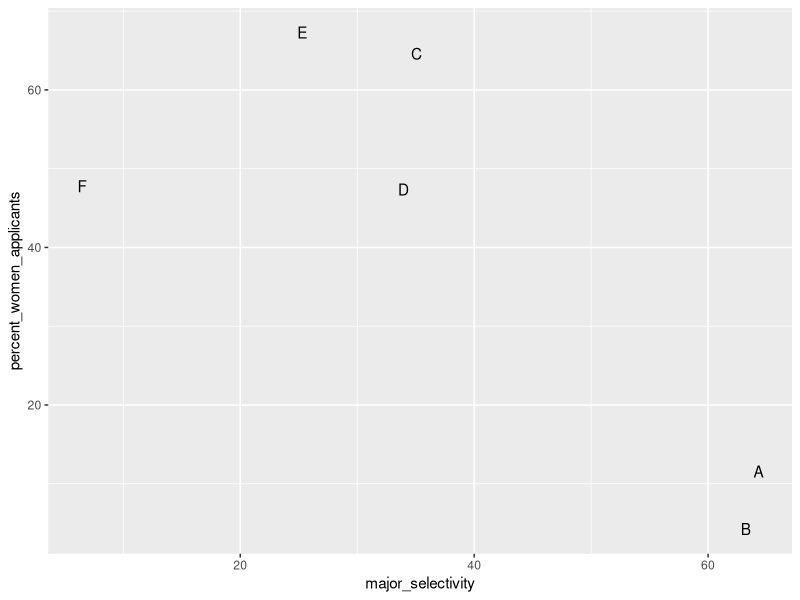
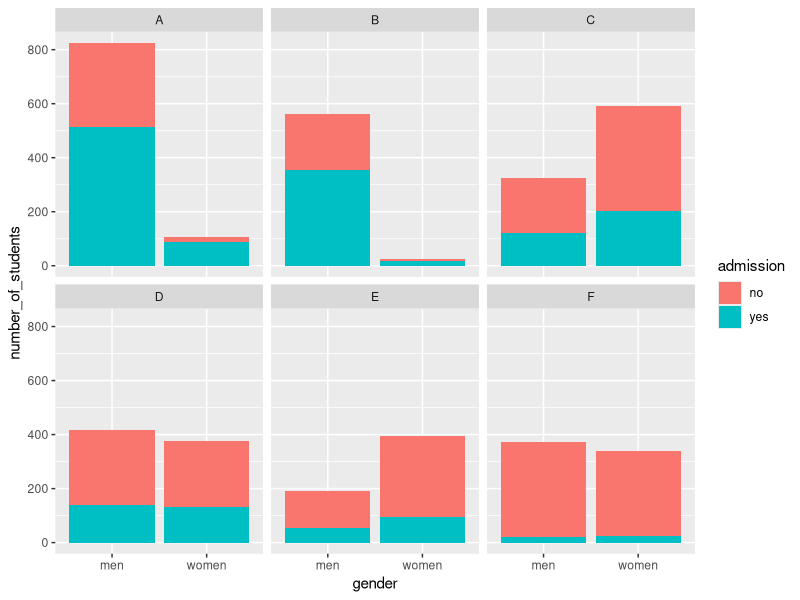
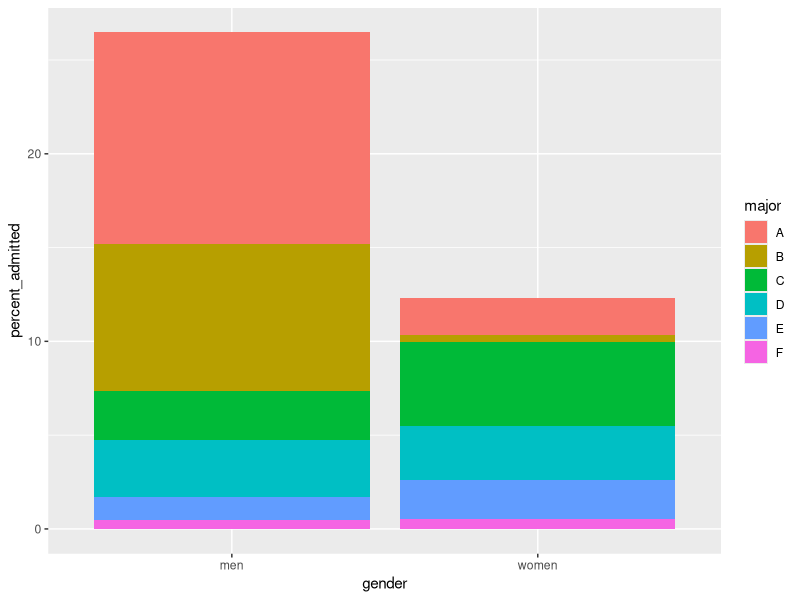
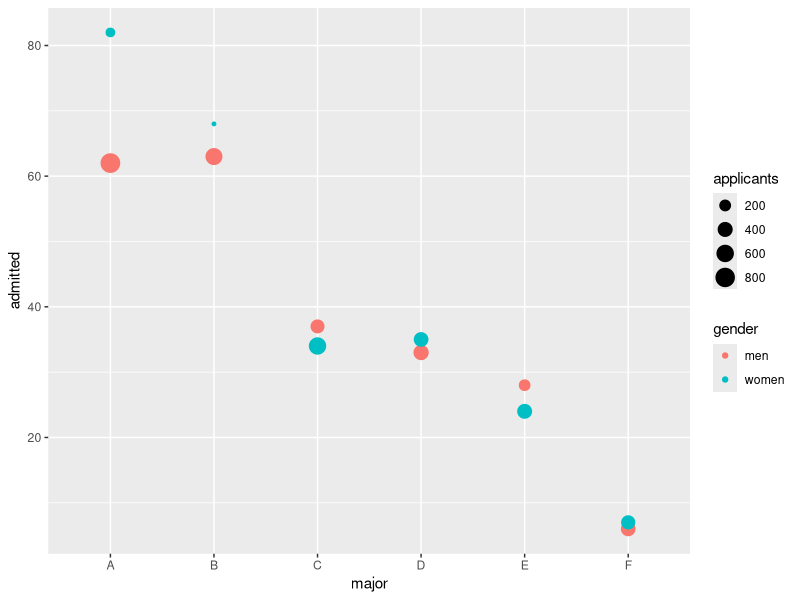

Recreate these plots in R, in order.
## ---- chunk 1
knitr::opts_chunk$set(echo = TRUE)
## ---- chunk 2
if(!require(tidyverse)) 
  install.packages("tidyverse", repos = "http://cran.us.r-project.org")
if(!require(dslabs)) 
  install.packages("dslabs", repos = "http://cran.us.r-project.org")
if(!require(broom)) 
  install.packages("broom", repos = "http://cran.us.r-project.org")
if(!require(knitr)) 
  install.packages("knitr", repos = "http://cran.us.r-project.org")
if(!require(rmarkdown)) 
  install.packages("rmarkdown", repos = "http://cran.us.r-project.org")
## ---- chunk 3
data(admissions)
## ---- chunk 4
admissions
## ---- chunk 5
unique((admissions$major))
## ---- chunk 6
totals <- admissions %>% group_by(gender) %>% 
  summarize(admitted=sum(admitted), applicants=sum(applicants))
totals %>% summarize(total_admitted=sum(admitted), 
                     total_applicants=sum(applicants))
## ---- chunk 7
admissions %>% group_by(gender) %>% 
  summarize(admitted=sum(admitted), applicants=sum(applicants))
## ---- chunk 8
admissions %>% group_by(gender) %>% 
  summarize(percentage = 
              round(sum(admitted*applicants)/sum(applicants),1))
## ---- chunk 9
admissions %>% group_by(gender) %>% 
  summarize(total_admitted = round(sum(admitted / 100 * applicants)), 
            not_admitted = sum(applicants) - sum(total_admitted)) %>% 
  select(-gender) %>% 
  do(tidy(chisq.test(.)))
## ---- chunk 10
admissions %>% select(major, gender, admitted) %>% 
  spread(gender, admitted) %>%
  mutate(women_minus_men = women - men)
## ---- chunk 11
admissions %>% 
  group_by(major) %>% 
  summarize(major_selectivity = sum(admitted * applicants) / sum(applicants),
            percent_women_applicants = sum(applicants * (gender=="women")) /
              sum(applicants) * 100) %>%
  ggplot(aes(major_selectivity, percent_women_applicants, label = major)) +
  geom_text()
## ---- chunk 12
admissions %>%
  mutate(yes = round(admitted/100*applicants), no = applicants - yes) %>%
  select(-applicants, -admitted) %>%
  gather(admission, number_of_students, -c("major", "gender")) %>%
  ggplot(aes(gender, number_of_students, fill = admission, ggtitle("Number of Applicants Admitted and Not"))) +
  geom_bar(stat = "identity", position = "stack") +
  facet_wrap(. ~ major)
## ---- chunk 13
admissions %>% 
  mutate(percent_admitted = admitted * applicants/sum(applicants)) %>%
  ggplot(aes(gender, y = percent_admitted, fill = major)) +
  geom_bar(stat = "identity", position = "stack")
## ---- chunk 14
admissions %>% 
  ggplot(aes(major, admitted, col = gender, size = applicants)) + geom_point()
## ---- chunk 15
admissions %>%  group_by(gender) %>% summarize(average = mean(admitted))
